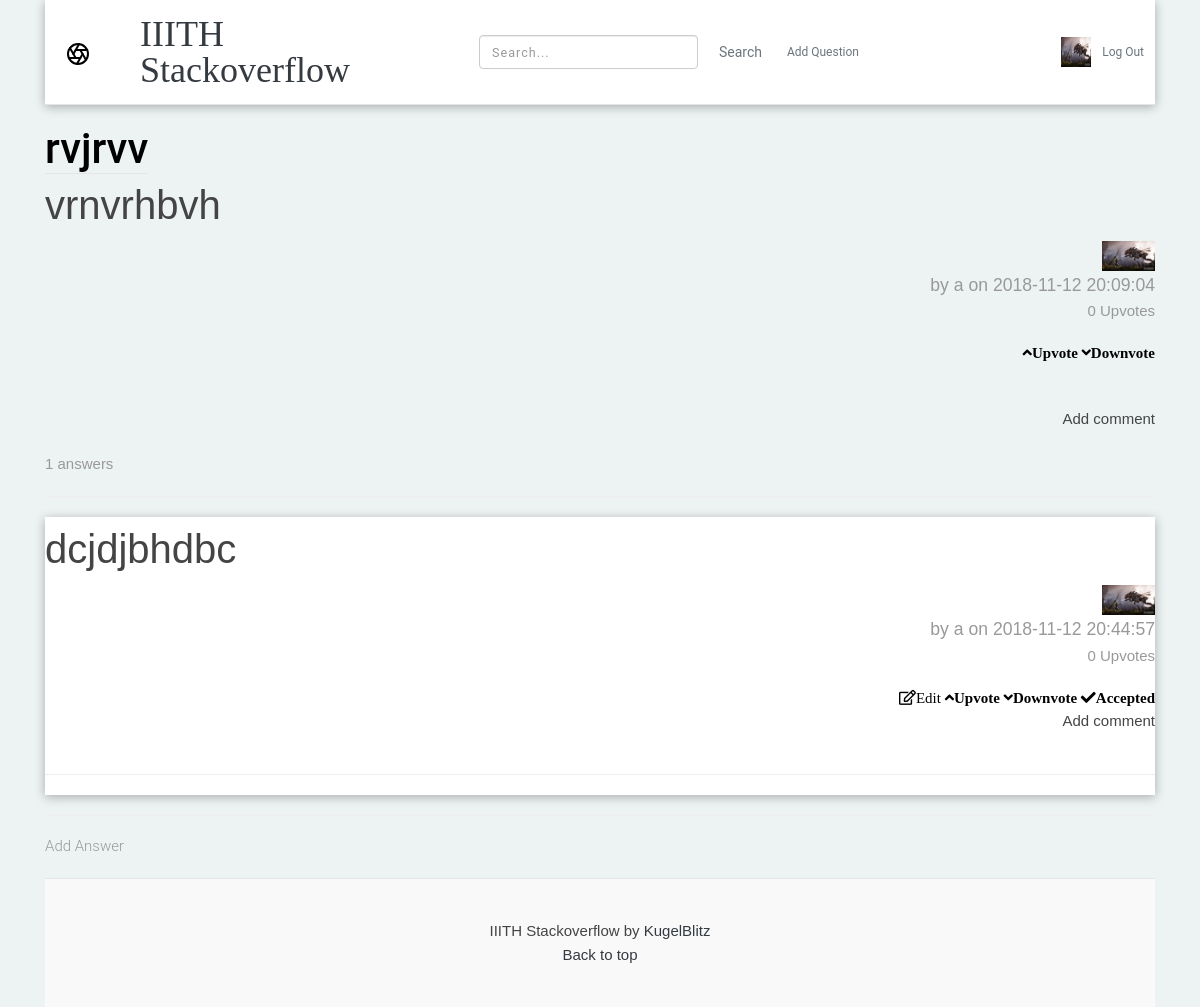
Screenshot of /1/que (signed in) with the database file from the repository.
### tables this page shows
CREATE TABLE user (
  id INTEGER PRIMARY KEY AUTOINCREMENT,
  username TEXT UNIQUE NOT NULL,
  email TEXT UNIQUE NOT NULL,
  password TEXT NOT NULL,
  description VARCHAR(100) NULL,
  reputation INTEGER DEFAULT 0,
  profile_picture VARCHAR(256) DEFAULT NULL
);

CREATE TABLE post (
  qid INTEGER PRIMARY KEY AUTOINCREMENT,
  author_id INTEGER NOT NULL,
  created TIMESTAMP NOT NULL DEFAULT CURRENT_TIMESTAMP,
  upvotes INTEGER NULL DEFAULT 0,
  title TEXT NOT NULL,
  body TEXT NOT NULL,
  bestAnswer INTEGER NULL DEFAULT -1,
  FOREIGN KEY (author_id) REFERENCES user (id)
);

CREATE TABLE answer (
  id INTEGER PRIMARY KEY AUTOINCREMENT,
  qid INTEGER  NOT NULL,
  author_id INTEGER NOT NULL,
  body VARCHAR(10000) NULL,
  upvotes INTEGER NULL DEFAULT 0,
  created TIMESTAMP NOT NULL DEFAULT CURRENT_TIMESTAMP,
  accepted BIT NULL DEFAULT 0,
  FOREIGN KEY (author_id) REFERENCES user (id),
  FOREIGN KEY (qid) REFERENCES post (qid)
  
);

### flaskr/question.py (the view)
@bp.route('/<int:id>/que',  methods=('GET','POST'))
def que(id):
    db = get_db()
    db = get_db()
    posts=db.execute('SELECT qid, title, body, created, author_id, username, upvotes,profile_picture'
        ' FROM post p JOIN user u ON p.author_id = u.id where qid =?' , (id,)).fetchone()
    tags=db.execute('SELECT * FROM qtags where qid=?',(id,)).fetchall()
    comments=db.execute('SELECT * FROM comment_question WHERE qid=?',(id,)).fetchall()
    ans=db.execute('SELECT * FROM answer a JOIN user u ON a.author_id=u.id WHERE qid = ? ORDER BY accepted DESC, upvotes DESC', (id,)).fetchall()
    ans_len=len(ans)
    comments_len=len(comments)
    tag_len=len(tags)
    list1={}
    tag_len=len(tags)
    for i in ans:
        ans4=db.execute('SELECT * FROM comment_answer WHERE ans_id=?',(i['id'],)).fetchall()
        list1[i['id']]=ans4
    return render_template('question/que.html',posts=posts,ans=ans,ans_len=ans_len,comments=comments,comments_len=comments_len,tags=tags,tag_len=tag_len,list1=list1)

### flaskr/auth.py (called while the page is built)
@bp.before_app_request
def load_logged_in_user():
    user_id = session.get('user_id')
    if user_id is None:
        g.user = None
    else:
        g.user = get_db().execute(
            'SELECT * FROM user WHERE id = ?', (user_id,)
        ).fetchone()

### flaskr/db.py (called while the page is built)
def get_db():
    if 'db' not in g:
        g.db = sqlite3.connect(
            current_app.config['DATABASE'],
            detect_types=sqlite3.PARSE_DECLTYPES
        )
        g.db.row_factory = sqlite3.Row
    return g.db

### flaskr/templates/question/que.html (shortened to what this page needs)
{% extends 'base.html' %}
{%block content%}
  <br>
    <article class="post">
        <h2><b class="blog-header">{{posts['title']}}</b></h2>
        <p class="blog-post-title" >{{posts['body']}}</p>
       <div class="profile-pic" style="text-align: right" >
          <a href="{{ url_for('auth.profile',id=posts['author_id']) }}" ><img width="30px" height="30px" class="image-fluid" src="{{ url_for('static', filename=posts['profile_picture'])}}"></a>
       <p class="about blog-description" style="text-align: right">by {{ posts['username'] }} on {{ posts['created']}}</p>
       </div>
       <p class="blog-post-meta" style="text-align: right">{{posts['upvotes']}} Upvotes</p>
     <div style="text-align: right">
      <a class="action" href="{{ url_for('question.upvote_question', id=posts['qid']) }}"><i class="fas fa-angle-up">Upvote</i></a>
      <a class="action" href="{{ url_for('question.downvote_question', id=posts['qid']) }}"><i class="fas fa-angle-down">Downvote</i></p>
      </div>
    </article>
    <p style="text-align: right"><a class="action" href="{{ url_for('question.create_comment', id=posts['qid']) }}">Add comment</a></p>
     <br>
       <p class="blog-post-meta"> {{ans_len}} answers </p>
    <hr>
    {% for ans in ans %}
    <article class="ans">
      <header>
        <div>
          <p class="blog-post-title">{{ ans['body'] }}</p>
          <div class="about">
              <div class="profile-pic" style="text-align: right" >
                  <a href="{{ url_for('auth.profile',id=ans['author_id']) }}" ><img width="30px" height="30px" src="{{ url_for('static', filename=ans['profile_picture'])}}"></a>
            <p class="about blog-description" style="text-align: right">by {{ ans['username'] }} on {{ ans['created']}}</p>
              </div>
            <p class="blog-post-meta" style="text-align: right">{{ans['upvotes']}} Upvotes</p>
            <div style="text-align: right">
            {% if g.user['id'] == ans['author_id'] %}
              <a class="action" href="{{ url_for('question.updateanswer', id=ans['id']) }}" style="text-align: right"><i class="far fa-edit">Edit</i></a>
            {% endif %}
            <a class="action" href="{{ url_for('question.upvote_answer', id=ans['id']) }}"><i class="fas fa-angle-up">Upvote</i></a>
            <a class="action" href="{{ url_for('question.downvote_answer', id=ans['id']) }}"><i class="fas fa-angle-down">Downvote</i></a>
            {% if ans['accepted']==1 %}
            <a class="action" href="{{ url_for('question.accept_answer', aid=ans['id'], qid=posts['qid']) }}"><i class="fas fa-check">Accepted</i></a>
            {% else %}
            <a class="action" href="{{ url_for('question.accept_answer', aid=ans['id'], qid=posts['qid']) }}"><i class="fas fa-check">Accept</i></a>
            {% endif %}
            </div>
            <div>
              <p style="text-align: right"><a class="action" href="{{ url_for('question.create_comment_ans', id=ans['id']) }}">Add comment </a></p>
              <br>
             <hr>
          </div>
          </div>
        </div>
      </header>
    </article>
  {% endfor %}
    <hr>
    <a class="action blog-post-meta" href="{{ url_for('question.createanswer', id=posts['qid']) }}"> Add Answer</a>
    {% endblock %}

### flaskr/templates/base.html (shortened to what this page needs)
<!doctype html>
    <link rel="stylesheet" href="https://use.fontawesome.com/releases/v5.5.0/css/all.css">
    <link rel="stylesheet" href="https://maxcdn.bootstrapcdn.com/bootstrap/4.0.0/css/bootstrap.min.css"
>
    <link type="text/css" rel="stylesheet" href="{{ url_for('static', filename='css/style.css') }}">
<link rel="stylesheet" href="{{ url_for('static', filename='css/style.css') }}">
<link rel="stylesheet" href="https://cdnjs.cloudflare.com/ajax/libs/twitter-bootstrap/3.3.7/css/bootstrap.min.css">
<link rel="stylesheet" href="https://cdnjs.cloudflare.com/ajax/libs/bootstrap-tagsinput/0.8.0/bootstrap-tagsinput.css">
<link rel="stylesheet" href="{{ url_for('static', filename='css/bootstrap-tagsinput.css') }}">
<link href="{{ url_for('static', filename='css/styles.css') }}" rel="stylesheet">
<link href="{{ url_for('static', filename='css/responsive.css') }}" rel="stylesheet">
<link media="all" rel="stylesheet" href="https://code.ionicframework.com/ionicons/2.0.1/css/ionicons.min.css" />
<body>
    <div class="container">
        <header class="blog-header py-3">
            <div class="row flex-nowrap justify-content-between align-items-center">
                <div class="col-sm-1 pt-1">
                </div>
                <div class="col-sm-3 text-left">
                    <a class="blog-header-logo text-dark" href="{{ url_for('question.index')}}">IIITH Stackoverflow</a>
                </div>
                <div class="col-4 d-flex justify-content-end align-items-right">
                    <form class="form-inline my-0 my-sm-0" method="post" action="/search">
                         <input class="form-control mr-sm-2" type="search" placeholder="Search..." aria-label="Search" name="pattern">
                        <button class="btn btn-outline-secondary" type="submit">Search</button>
                    </form>
                </div>
                {% if g.user %}
                <div class="col-sm-1 d-flex justify-content-end align-items-right">
                    <form action="/create">
                      <button type="submit" class="btn btn-sm btn-outline-secondary">Add Question</button>
                      </form>
                </div>
                <div class="col-sm-3 d-flex justify-content-end align-items-left">
                    <div class="avatar-area">
                        <a class="avatar" href="{{ url_for('auth.profile',id=g.user['id']) }}"><img style="height:30px; width:30px;" src="{{ url_for('static', filename=g.user['profile_picture'])}}"></a>
                    </div>
                    <form action="/auth/logout">
                       <button type="submit" class="btn btn-sm btn-outline-secondary">Log Out</button>
                    </form>
                </div>
                {% endif %}
            </div>
        </header>
    </div>
    <div class="container">
    <section class="content">
        {% block content %}{% endblock %}
        {% block footer %}<div class="blog-footer">
                <p>IIITH Stackoverflow by <a href="{{url_for('question.about')}}" class="text-dark">KugelBlitz</a></p>
                <p>
                  <a href="#" class="text-dark">Back to top</a>
                </p>
              </div>{% endblock %}
      </section>
    </div>
</body>
</html>

### flaskr/static/css/style.css (style rules this page uses)
.blog-header { line-height: 1; border-bottom: 1px solid #e5e5e5; }
.blog-header-logo { font-family: "Playfair Display", serif; font-size: 2.25rem; }
h1, h2, h3, h4, h5, h6 { font-family: "Playfair Display", Georgia, "Times New Roman", serif; }
.blog-description { font-size: 1.1rem; color: #999; }
.blog-post-title { margin-bottom: .25rem; font-size: 2.5rem; }
.blog-post-meta { margin-bottom: 1.25rem; color: #999; }
.blog-footer { padding: 2.5rem 0; color: #999; text-align: center; background-color: #f9f9f9; border-top: .05rem solid #e5e5e5; }
.blog-footer p:last-child { margin-bottom: 0; }

### flaskr/static/css/styles.css (style rules this page uses)
body { font-size: 15px; font-family: 'Roboto', sans-serif; width: 100%; height: 100%; margin: 0; font-weight: 300; -webkit-font-smoothing: antialiased; -moz-osx-font-smoothing: grayscale; word-wrap: break-word; background: #EDF3F3; color: #000; }
h1, h2, h3, h4, h5, h6, p, a, ul, span, li, img { margin: 0; padding: 0; font-weight: 300; }
h1,h2,h3,h4,h5,h6 { line-height: 1.5; }
p { line-height: 1.6; font-family: 'Maven Pro', sans-serif; font-weight: 400; color: #444; }
h2 { font-size: 2.8em; line-height: 1.1; }
a, button { display: inline-block; text-decoration: none; color: inherit; transition: all .3s; }
b { font-weight: 500; }
img { width: 100%; }
header { font-weight: 400; }
header { overflow: hidden; background: #fff; box-shadow: 0px 2px 10px rgba(0,0,0, .3); }

### rows the page displays
user: profile_picture (picture), username "a"
post: title "rvjrvv", body "vrnvrhbvh", created "2018-11-12 20:09:04", upvotes "0"
answer: body "dcjdjbhdbc", profile_picture (picture), username "a", created "2018-11-12 20:44:57", upvotes "0"

### other values shown
{{ ans_len }} "1"
